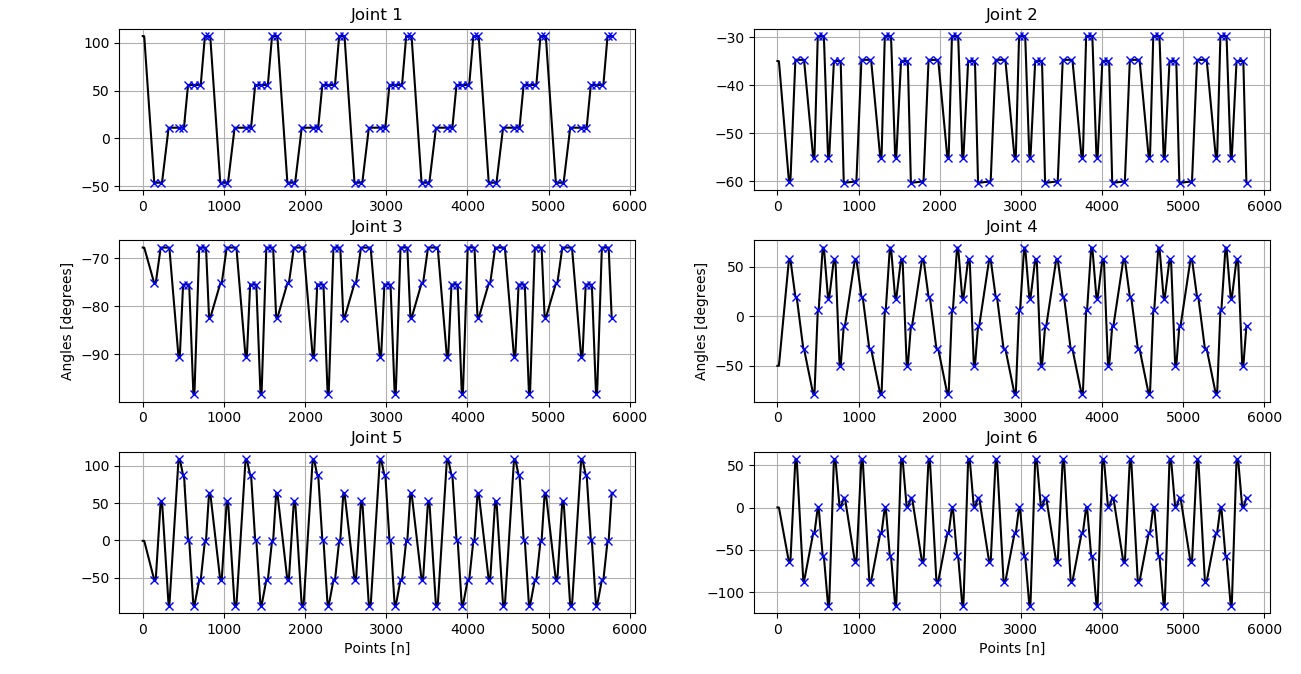

Generate this figure with Python:
import matplotlib.pyplot as plt
import math
import numpy as np

actual_pos = [[],[],[],[],[],[]]
goal_pos = [[],[],[],[],[],[]]
goal_time = [[],[],[],[],[],[]]
deviations = [[],[],[],[],[],[]]
average_deviations = []
min_deviations = []
max_deviations = []
len_deviations = []

number_of_points = 0

test_file = open("logfile1.txt")

for line in test_file:
    if "GOAL" in line:
        for i in range(0,6):
            goal_pos[i].append(math.degrees(float(line.split(" ")[i+1])))
            goal_time[i].append(number_of_points)
    if "ACTUAL" in line:
        for i in range(0,6):
            actual_pos[i].append(math.degrees(float(line.split(" ")[i+1])))
        number_of_points = number_of_points + 1

test_file.close()

# for i in range(0,6):
#     goal_time[i].pop(0)
#     goal_time[i].append(number_of_points)

for i in range(0,6):
    j = 0
    while j < len(goal_pos[i]):
        number_at_goal = goal_time[i][j]
        actual_at_goal = actual_pos[i][number_at_goal-1]
        goal_value = goal_pos[i][j]
        deviation = abs(abs(goal_value) - abs(actual_at_goal))
        deviations[i].append(deviation)
        j = j + 1

for i in range(0,6):
    average_deviations.append(sum(deviations[i])/len(deviations[i]))
print("average deviations:", average_deviations)

for i in range(0,6):
    min_deviations.append(min(deviations[i]))
print("min deviations:", min_deviations)

for i in range(0,6):
    max_deviations.append(max(deviations[i]))
print("max deviations:", max_deviations)

for i in range(0,6):
    len_deviations.append(len(deviations[i]))
print("len deviations:", len_deviations)


plt.figure(1)

plt.subplot(321)
plt.grid(True)
plt.plot(actual_pos[0], color = 'black')
plt.plot(goal_time[0], goal_pos[0], marker = "x", linestyle = 'None', color = 'b')
plt.title("Joint 1")
# plt.xlabel("Points [n]")
# plt.ylabel("Angles [degrees]")

plt.subplot(322)
plt.grid(True)
plt.plot(actual_pos[1], color = 'black')
plt.plot(goal_time[1], goal_pos[1], marker = "x", linestyle = 'None', color = 'b')
plt.title("Joint 2")
# plt.xlabel("Points [n]")
# plt.ylabel("Angles [degrees]")

plt.subplot(323)
plt.grid(True)
plt.plot(actual_pos[2], color = 'black')
plt.plot(goal_time[2], goal_pos[2], marker = "x", linestyle = 'None', color = 'b')
plt.title("Joint 3")
# plt.xlabel("Points [n]")
plt.ylabel("Angles [degrees]")

plt.subplot(324)
plt.grid(True)
plt.plot(actual_pos[3], color = 'black')
plt.plot(goal_time[3], goal_pos[3], marker = "x", linestyle = 'None', color = 'b')
plt.title("Joint 4")
# plt.xlabel("Points [n]")
plt.ylabel("Angles [degrees]")

plt.subplot(325)
plt.grid(True)
plt.plot(actual_pos[4], color = 'black')
plt.plot(goal_time[4], goal_pos[4], marker = "x", linestyle = 'None', color = 'b')
plt.title("Joint 5")
plt.xlabel("Points [n]")
# plt.ylabel("Angles [degrees]")

plt.subplot(326)
plt.grid(True)
plt.plot(actual_pos[5], color = 'black')
plt.plot(goal_time[5], goal_pos[5], marker = "x", linestyle = 'None', color = 'b')
plt.title("Joint 6")
plt.xlabel("Points [n]")
# plt.ylabel("Angles [degrees]")

plt.tight_layout(pad=0.01, w_pad=-1.1, h_pad=-0.6)

plt.figure(2)

x = np.arange(6)
markerline, stemlines, baseline = plt.stem(x, average_deviations, linefmt = "-.", markerfmt = "_")
plt.setp(markerline, color='b', linewidth=5, marker = "x")
plt.setp(stemlines, color='black', linewidth=1)
plt.setp(baseline, color='black', linewidth=1)
plt.title("Average joint deviations")
plt.xticks(x, ('Joint 1', 'Joint 2', 'Joint 3', 'Joint 4', 'Joint 5', 'Joint 6'))
plt.ylabel("Angles [degrees]")

plt.show()
